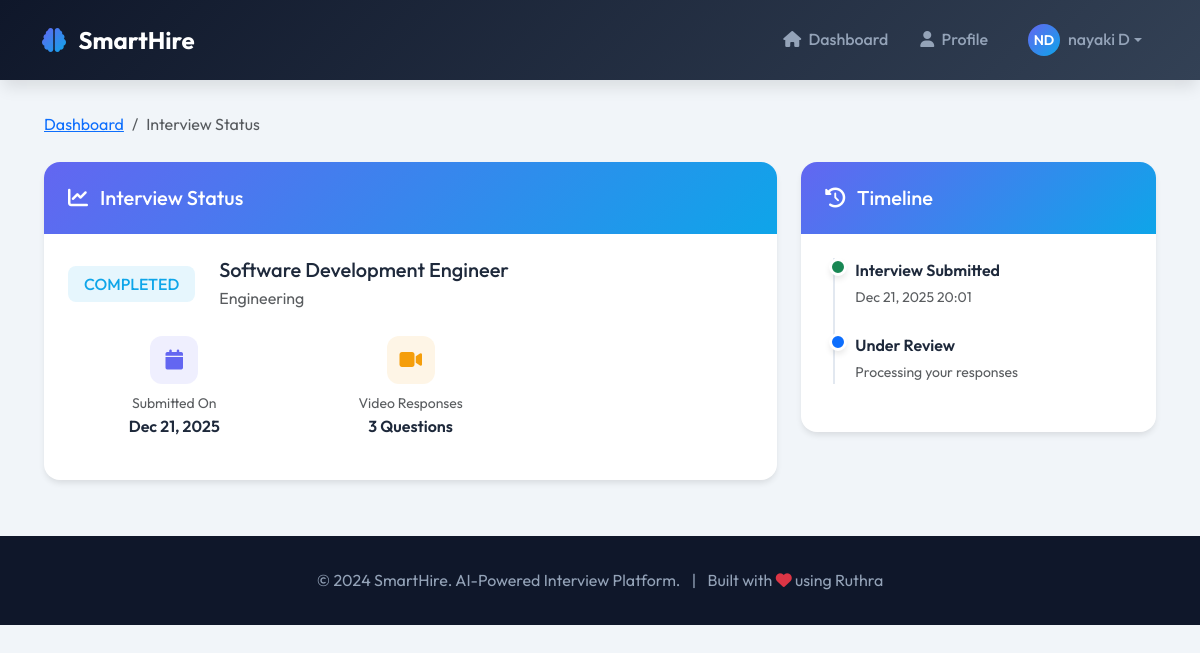
/candidate/interview/1/status/ (signed in), run on the app's committed database.
### interviews/models.py (models this page shows, shortened)
class User(AbstractUser):
    class Role(models.TextChoices):
        CANDIDATE = 'candidate', 'Candidate'
        HR = 'hr', 'HR/Interviewer'
        ADMIN = 'admin', 'Administrator'
    role = models.CharField(
        max_length=20,
        choices=Role.choices,
        default=Role.CANDIDATE
    )
    phone = models.CharField(max_length=15, blank=True, null=True)
    created_at = models.DateTimeField(auto_now_add=True)
    updated_at = models.DateTimeField(auto_now=True)
    class Meta:
        verbose_name = 'User'
        verbose_name_plural = 'Users'
    @property
    def is_candidate(self):
        return self.role == self.Role.CANDIDATE

class Interview(models.Model):
    class Status(models.TextChoices):
        PENDING = 'pending', 'Pending'
        IN_PROGRESS = 'in_progress', 'In Progress'
        COMPLETED = 'completed', 'Completed'
        EVALUATED = 'evaluated', 'Evaluated'
        ACCEPTED = 'accepted', 'Accepted'
        REJECTED = 'rejected', 'Rejected'
    candidate = models.ForeignKey(
        User,
        on_delete=models.CASCADE,
        related_name='interviews',
        limit_choices_to={'role': 'candidate'}
    )
    position = models.ForeignKey(
        JobPosition,
        on_delete=models.SET_NULL,
        null=True,
        related_name='interviews'
    )
    status = models.CharField(
        max_length=20,
        choices=Status.choices,
        default=Status.PENDING
    )
    tone_analysis_image = models.ImageField(
        upload_to='analysis/',
        null=True,
        blank=True
    )
    emotion_analysis_image = models.ImageField(
        upload_to='analysis/',
        null=True,
        blank=True
    )
    confidence_score = models.FloatField(null=True, blank=True)
    analytical_score = models.FloatField(null=True, blank=True)
    joy_score = models.FloatField(null=True, blank=True)
    fear_score = models.FloatField(null=True, blank=True)
    hr_notes = models.TextField(blank=True)
    evaluated_by = models.ForeignKey(
        User,
        on_delete=models.SET_NULL,
        null=True,
        blank=True,
        related_name='evaluated_interviews',
        limit_choices_to={'role__in': ['hr', 'admin']}
    )
    evaluated_at = models.DateTimeField(null=True, blank=True)
    decision_email_sent = models.BooleanField(default=False)
    decision_email_sent_at = models.DateTimeField(null=True, blank=True)
    created_at = models.DateTimeField(auto_now_add=True)
    updated_at = models.DateTimeField(auto_now=True)
    class Meta:
        verbose_name = 'Interview'
        verbose_name_plural = 'Interviews'
        ordering = ['-created_at']

class JobPosition(models.Model):
    title = models.CharField(max_length=200)
    department = models.CharField(max_length=100)
    description = models.TextField(blank=True)
    requirements = models.TextField(blank=True)
    is_active = models.BooleanField(default=True)
    created_at = models.DateTimeField(auto_now_add=True)
    class Meta:
        verbose_name = 'Job Position'
        verbose_name_plural = 'Job Positions'
        ordering = ['-created_at']

### interviews/views.py (the view)
class CandidateInterviewStatusView(LoginRequiredMixin, CandidateMixin, DetailView):
    template_name = 'candidate/interview_status.html'
    context_object_name = 'interview'
    def get_object(self):
        return get_object_or_404(
            Interview,
            id=self.kwargs['interview_id'],
            candidate=self.request.user
        )

### interviews/views.py (called while the page is built)
    def test_func(self):
        return self.request.user.is_authenticated and self.request.user.is_candidate

### templates/candidate/interview_status.html (shortened to what this page needs)
{% extends 'base.html' %}
{% block content %}
<div class="page-content">
    <div class="container">
        <div class="row">
            <div class="col-12">
                <nav aria-label="breadcrumb" class="mb-4">
                    <ol class="breadcrumb">
                        <li class="breadcrumb-item"><a href="{% url 'candidate_dashboard' %}">Dashboard</a></li>
                        <li class="breadcrumb-item active">Interview Status</li>
                    </ol>
                </nav>
            </div>
        </div>
        <div class="row">
            <div class="col-lg-8">
                <div class="card-custom mb-4 fade-in">
                    <div class="card-header-custom">
                        <h5 class="mb-0">
                            <i class="fas fa-chart-line me-2"></i> Interview Status
                        </h5>
                    </div>
                    <div class="card-body p-4">
                        <div class="d-flex align-items-center mb-4">
                            <div class="me-4">
                                <span class="badge-status badge-{{ interview.status }}" style="font-size: 1rem; padding: 0.5rem 1rem;">
                                    {{ interview.get_status_display }}
                                </span>
                            </div>
                            <div>
                                <h5 class="mb-1">{{ interview.position.title|default:"Position" }}</h5>
                                <p class="text-muted mb-0">{{ interview.position.department|default:"Department" }}</p>
                            </div>
                        </div>
                        <div class="row text-center">
                            <div class="col-md-4 mb-3">
                                <div class="stat-icon primary mx-auto mb-2">
                                    <i class="fas fa-calendar"></i>
                                </div>
                                <p class="mb-0 text-muted small">Submitted On</p>
                                <p class="fw-semibold mb-0">{{ interview.created_at|date:"M d, Y" }}</p>
                            </div>
                            <div class="col-md-4 mb-3">
                                <div class="stat-icon warning mx-auto mb-2">
                                    <i class="fas fa-video"></i>
                                </div>
                                <p class="mb-0 text-muted small">Video Responses</p>
                                <p class="fw-semibold mb-0">{{ interview.video_responses.count }} Questions</p>
                            </div>
                        </div>
                    </div>
                </div>
            </div>
            <div class="col-lg-4">
                <div class="card-custom fade-in">
                    <div class="card-header-custom">
                        <h5 class="mb-0">
                            <i class="fas fa-history me-2"></i> Timeline
                        </h5>
                    </div>
                    <div class="card-body p-4">
                        <div class="timeline">
                            <div class="timeline-item">
                                <div class="timeline-marker bg-success"></div>
                                <div class="timeline-content">
                                    <p class="fw-semibold mb-0">Interview Submitted</p>
                                    <small class="text-muted">{{ interview.created_at|date:"M d, Y H:i" }}</small>
                                </div>
                            </div>
                            {% if interview.status != 'pending' %}
                            <div class="timeline-item">
                                <div class="timeline-marker bg-primary"></div>
                                <div class="timeline-content">
                                    <p class="fw-semibold mb-0">Under Review</p>
                                    <small class="text-muted">Processing your responses</small>
                                </div>
                            </div>
                            {% endif %}
                        </div>
                    </div>
                </div>
            </div>
        </div>
    </div>
</div>
{% endblock %}

### templates/base.html (shortened to what this page needs)
<!DOCTYPE html>
<html lang="en">
<head>
    <link href="https://cdn.jsdelivr.net/npm/bootstrap@5.3.2/dist/css/bootstrap.min.css" rel="stylesheet">
    <link rel="stylesheet" href="https://cdnjs.cloudflare.com/ajax/libs/font-awesome/6.5.1/css/all.min.css">
</head>
<body>
    <nav class="navbar navbar-expand-lg navbar-custom">
        <div class="container">
            <a class="navbar-brand" href="{% url 'home' %}">
                <i class="fas fa-brain"></i> SmartHire
            </a>
            <div class="collapse navbar-collapse" id="navbarNav">
                <ul class="navbar-nav ms-auto align-items-center">
                    {% if user.is_authenticated %}
                        {% if user.is_candidate %}
                            <li class="nav-item">
                                <a class="nav-link" href="{% url 'candidate_dashboard' %}">
                                    <i class="fas fa-home me-1"></i> Dashboard
                                </a>
                            </li>
                            <li class="nav-item">
                                <a class="nav-link" href="{% url 'candidate_profile' %}">
                                    <i class="fas fa-user me-1"></i> Profile
                                </a>
                            </li>
                        {% endif %}
                        <li class="nav-item dropdown ms-2">
                            <a class="nav-link dropdown-toggle d-flex align-items-center" href="#" data-bs-toggle="dropdown">
                                <div class="avatar me-2" style="width: 32px; height: 32px; font-size: 0.875rem;">
                                    {{ user.first_name|slice:":1"|upper }}{{ user.last_name|slice:":1"|upper }}
                                </div>
                                {{ user.get_full_name|default:user.username }}
                            </a>
                        </li>
                    {% endif %}
                </ul>
            </div>
        </div>
    </nav>
    {% block content %}{% endblock %}
    <footer class="footer">
        <div class="container text-center">
            <p class="mb-0">
                © 2024 SmartHire. AI-Powered Interview Platform.
                <span class="mx-2">|</span>
                Built with <i class="fas fa-heart text-danger"></i> using Ruthra
            </p>
        </div>
    </footer>
</body>
</html>

### templates/base.html (style rules this page uses)
:root { --primary: #6366f1; --primary-dark: #4f46e5; --primary-light: #818cf8; --secondary: #0ea5e9; --accent: #f472b6; --success: #10b981; --warning: #f59e0b; --danger: #ef4444; --dark: #0f172a; --gray-900: #1e293b; --gray-800: #334155; --gray-700: #475569; --gray-600: #64748b; --gray-400: #94a3b8; --gray-200: #e2e8f0; --gray-100: #f1f5f9; --white: #ffffff; --gradient-primary: linear-gradient(135deg, var(--primary) 0%, var(--secondary) 100%); --gradient-accent: linear-gradient(135deg, var(--accent) 0%, var(--primary) 100%); --gradient-dark: linear-gradient(135deg, var(--dark) 0%, var(--gray-800) 100%); --shadow-sm: 0 1px 2px 0 rgb(0 0 0 / 0.05); --shadow: 0 4px 6px -1px rgb(0 0 0 / 0.1); --shadow-lg: 0 10px 15px -3px rgb(0 0 0 / 0.1); --shadow-xl: 0 25px 50px -12px rgb(0 0 0 / 0.25); --radius-sm: 0.375rem; --radius: 0.5rem; --radius-lg: 0.75rem; --radius-xl: 1rem; --radius-2xl: 1.5rem; }
* { margin: 0; padding: 0; box-sizing: border-box; }
body { font-family: 'Outfit', sans-serif; background: var(--gray-100); color: var(--gray-900); line-height: 1.6; min-height: 100vh; }
.navbar-custom { background: var(--gradient-dark); padding: 1rem 0; box-shadow: var(--shadow-lg); }
.navbar-brand { font-weight: 700; font-size: 1.5rem; color: var(--white) !important; }
.navbar-brand i { background: var(--gradient-primary); -webkit-background-clip: text; -webkit-text-fill-color: transparent; margin-right: 0.5rem; }
.nav-link { color: var(--gray-400) !important; font-weight: 500; transition: all 0.3s ease; padding: 0.5rem 1rem !important; border-radius: var(--radius); }
.card-custom { background: var(--white); border: none; border-radius: var(--radius-xl); box-shadow: var(--shadow); transition: all 0.3s ease; overflow: hidden; }
.card-header-custom { background: var(--gradient-primary); color: var(--white); padding: 1.5rem; font-weight: 600; }
.stat-icon { width: 48px; height: 48px; border-radius: var(--radius-lg); display: flex; align-items: center; justify-content: center; font-size: 1.25rem; }
.stat-icon.primary { background: rgba(99, 102, 241, 0.1); color: var(--primary); }
.stat-icon.warning { background: rgba(245, 158, 11, 0.1); color: var(--warning); }
.badge-status { padding: 0.35rem 0.75rem; border-radius: var(--radius); font-weight: 500; font-size: 0.75rem; text-transform: uppercase; }
.badge-completed { background: rgba(14, 165, 233, 0.1); color: var(--secondary); }
.fade-in { animation: fadeIn 0.5s ease forwards; }
.page-content { padding: 2rem; }
.avatar { width: 48px; height: 48px; border-radius: 50%; background: var(--gradient-primary); display: flex; align-items: center; justify-content: center; color: var(--white); font-weight: 600; font-size: 1.25rem; }
.footer { background: var(--dark); color: var(--gray-400); padding: 2rem 0; margin-top: auto; }

### templates/candidate/interview_status.html (style rules this page uses)
.timeline { position: relative; padding-left: 30px; }
.timeline::before { content: ''; position: absolute; left: 8px; top: 0; bottom: 0; width: 2px; background: var(--gray-200); }
.timeline-item { position: relative; margin-bottom: 1.5rem; }
.timeline-marker { position: absolute; left: -26px; width: 18px; height: 18px; border-radius: 50%; border: 3px solid var(--white); box-shadow: var(--shadow); }

### data on the page
User: first_name "N", last_name "D", get_full_name "nayaki D"
Interview: status "COMPLETED", position "Software Development Engineer", position.department "Engineering", created_at "Dec 21, 2025", video_responses.count "3", created_at "Dec 21, 2025 20:01"
